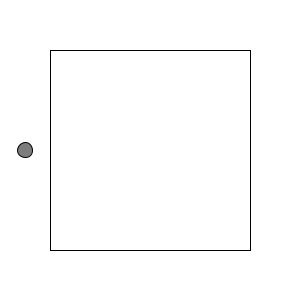
Frame 1 (no input)
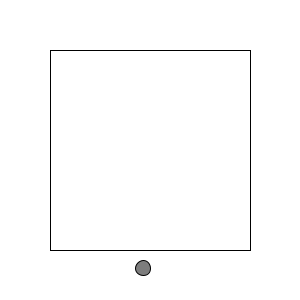
Frame 60 (the mouse pressed at the canvas centre just before this capture)
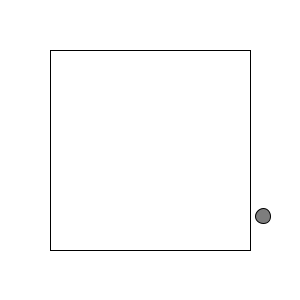
Frame 120 (the mouse held since frame 60 and released just before this capture)

The Processing sketch that drew these frames (run headless with seeded random() and noise(); from frame 60 on, the mouse is pressed at the canvas centre):

// Processing sketch: redZone
// ── redZone.pde
int circleX = 25;
int circleY = 150;
int stepX = 2;
int stepY = 2;
int x = 50;
 int y = 50;
 int w = 200;
void setup()
{
  size(300, 300);
  stroke(0);
  smooth();
 
}

void draw()
{
  background(255);
  fill(255);
  rect(x, y, w, 200);

  if (circleX > x && circleX< x+w && circleY > y && circleY <y+w)
  {
    fill(255, 0, 0);
  } else
  {
    fill(125);
  }

  ellipse(circleX, circleY, 15, 15);
  circleX = circleX + stepX;
  circleY = circleY + stepY;

  if (circleX > width || circleX < 0)
  {
    stepX = stepX * -1;
  } else if (circleY > height || circleY <0)
  {
    stepY = stepY * -1;
  }
}
